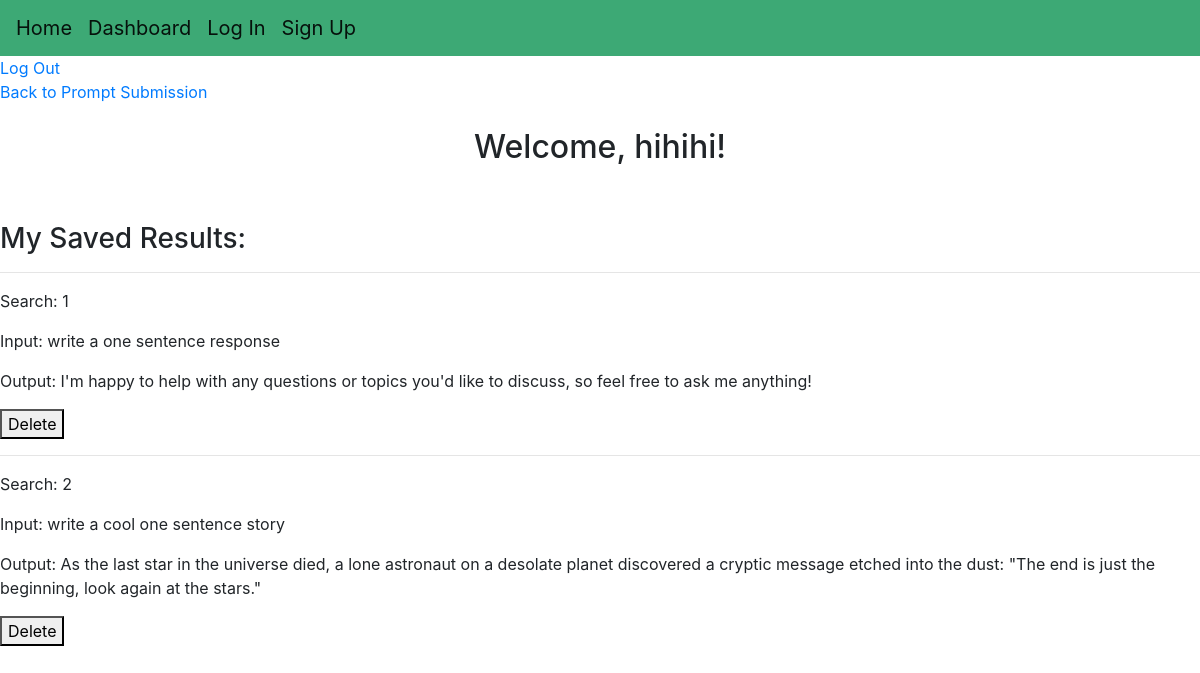
The page /dashboard (signed in) on the database its author committed.
### app.py (models this page shows)
class User(db.Model, UserMixin):
     id = db.Column(db.Integer, primary_key=True)
     username = db.Column(db.String(20), nullable=False, unique=True)
     password = db.Column(db.String(80), nullable=False)

class Prompts(db.Model):
     id = db.Column(db.Integer, primary_key=True)
     user = db.Column(db.String)
     input = db.Column(db.String(1000), nullable=False, unique=False)
     output = db.Column(db.String(1000), nullable=False)

### app.py (the view)
@app.route('/dashboard', methods=["POST", "GET"])
@login_required
def dashboard():
    finalUserPrompts = []
    userPrompts = Prompts.query.filter_by(user = session['user']).all()
    for entry in userPrompts:
        prompt = {}
        prompt["Search"] = entry.id
        prompt["Input"] = entry.input
        prompt["Output"] = entry.output
        finalUserPrompts.append(prompt)
    return render_template('dashboard.html', userPrompts = finalUserPrompts)

### app.py (called while the page is built)
@login_manager.user_loader
def load_user(user_id):
     return User.query.get(int(user_id))

### templates/dashboard.html
{% extends "index.html" %}
{% block content %}
<a href="{{ url_for('logout') }}">Log Out</a><br>
<a href="{{ url_for('hello') }}">Back to Prompt Submission</a>
<br><br>
<center><h2>Welcome, {{ current_user.username }}!</h2></center> <br><br>
<h3>My Saved Results:</h3>
{% for prompt in userPrompts%}
    <hr></hr>
    {% for key, value in prompt.items() %}
        <p>{{ key }}: {{ value }}</p>
    {% endfor %}
        <form action="{{ url_for('delete', id=prompt["Search"]) }}">
        <button type="submit">Delete</button>
    {% endfor %}
{% endblock %}

### rows shown on the page
User: username "hihihi"
Prompts: prompt "Search", prompt "1", key "Input", input "write a one sentence response", key "Output", output "I'm happy to help with any questions or topics you'd like to discuss, so feel free to ask me anything!"
Prompts: prompt "Search", prompt "2", key "Input", input "write a cool one sentence story", key "Output", output "As the last star in the universe died, a lone astronaut on a desolate planet discovered a cryptic message etched into the dust: \"The end is just the beginning, look again at the stars.\""
